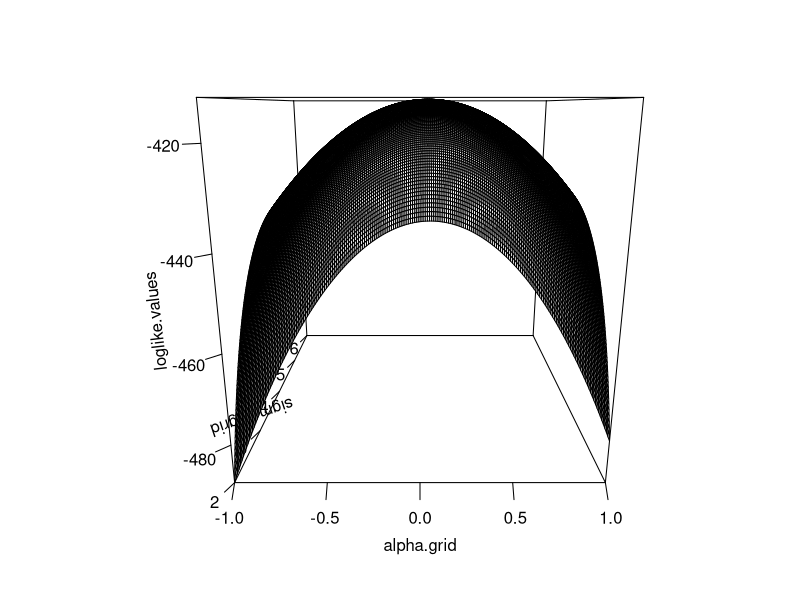
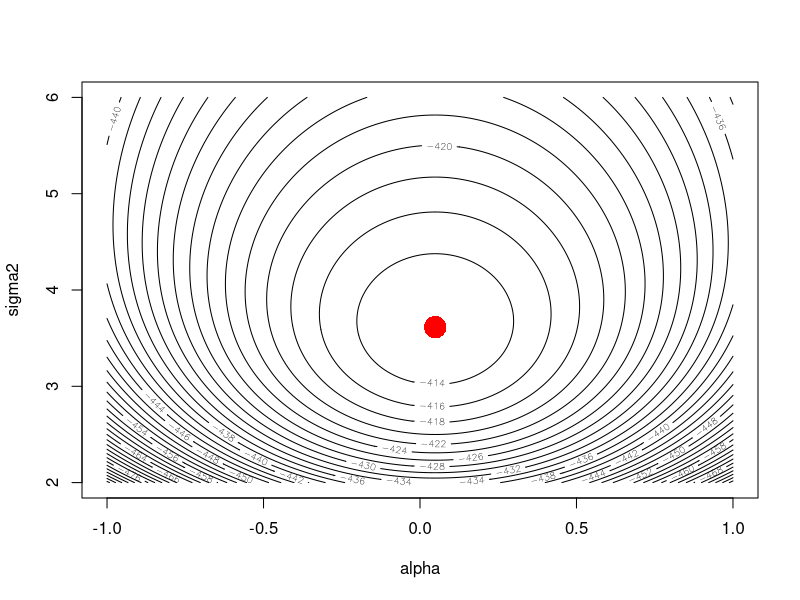
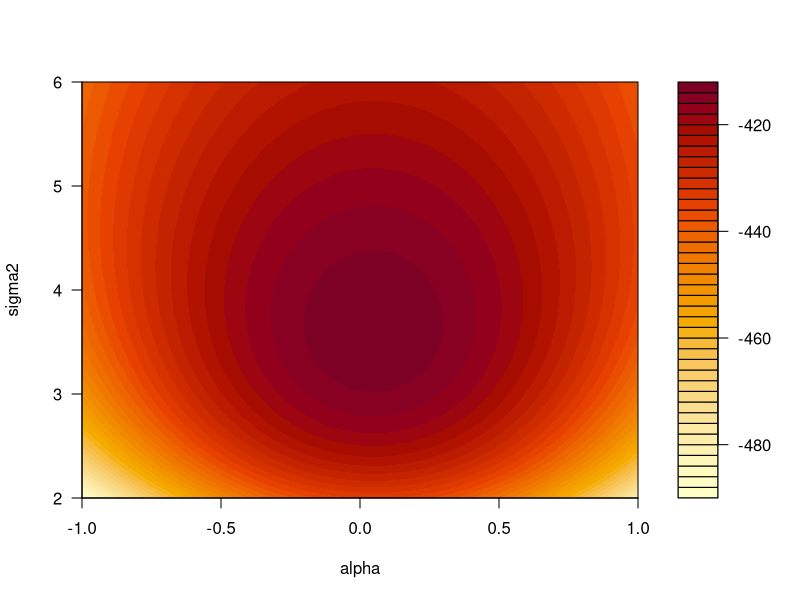

R code for these plots, in order:
setwd("~/Documents/apma/sem2/estimation")
## LIST 4
###########################################################################################
# Ex.1 p.2

# TRUE VALUES
alpha <- 0
sigma2 <- 4
N <- 200

Y <- rnorm(n = N,
           mean = alpha,
           sd = sqrt(sigma2))

# log likelihood function
normal.loglike <- function(theta, y) {
  N <- length(y)
  alpha <- theta[1]
  sigma2 <- theta[2]
  return (-.5 * N * log(2 * pi) - .5 * N * log(sigma2) - 0.5 / sigma2 * sum((y - alpha) ^ 2))
}

normal.loglike.2 <- function(theta, y) {
  log.f <- dnorm(y, mean = theta[1], sd <- sqrt(theta[2]), log = TRUE)
  return (sum(log.f))
}

# res1 <- normal.loglike(c(0, 4), Y)
# res2 <- normal.loglike.2(c(0, 4), Y)

n.grid <- 200
alpha.grid <- seq(-1, 1, length.out = n.grid)
sigma2.grid <- seq(2, 6, length.out = n.grid)
alpha.sigma2.grid <-
  expand.grid(alpha.grid, sigma2.grid) # matrix with dimension 200 x 2

loglike.values <- # margin=1 -> calc across rows
  apply(
    alpha.sigma2.grid,
    MARGIN = 1,
    FUN = function(theta, y)
      normal.loglike.2(theta, y = Y),
    Y
  )
loglike.values <-
  matrix(loglike.values, nrow = n.grid, ncol = n.grid)

# PERSPECTIVE PLOT
persp(alpha.grid, sigma2.grid, loglike.values, ticktype = "detailed")

# CONTOUR PLOT
contour(
  alpha.grid,
  sigma2.grid,
  loglike.values,
  nlevels = 50,
  xlab = "alpha",
  ylab = "sigma2"
)

# Ex.1 p.3
alpha.est <- mean(Y)
sigma2.est <- 1 / length(Y) * sum((Y - alpha.est) ^ 2)

points(alpha.est,
       sigma2.est,
       pch = 16,
       col = "red",
       cex = 3)

# FILLED CONTOUR PLOT
filled.contour(
  alpha.grid,
  sigma2.grid,
  loglike.values,
  nlevels = 50,
  xlab = "alpha",
  ylab = "sigma2"
)

# IMAGE PLOT
# image()
# contour()
# points()

###########################################################################################
# # Ex.2 p.1
#
# library(readxl)
# Y <- read_excel('data_lab4-1.xlsx', col_names = FALSE)
# Y <- as.matrix(Y)
#
# dim(Y)
# N <- ncol(Y) # 100
# K <- nrow(Y) # 100